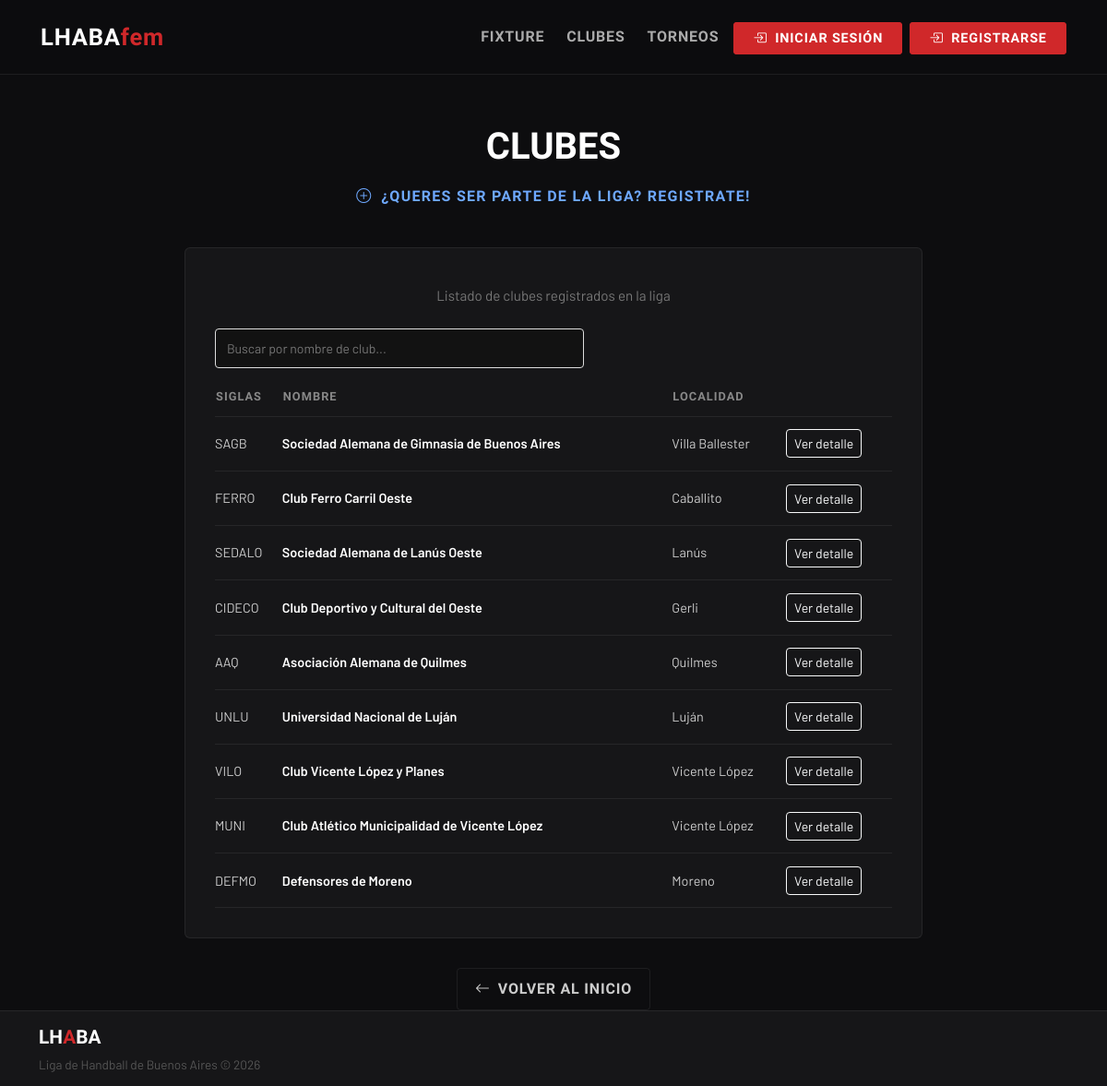
The app's page /clubes, older data.
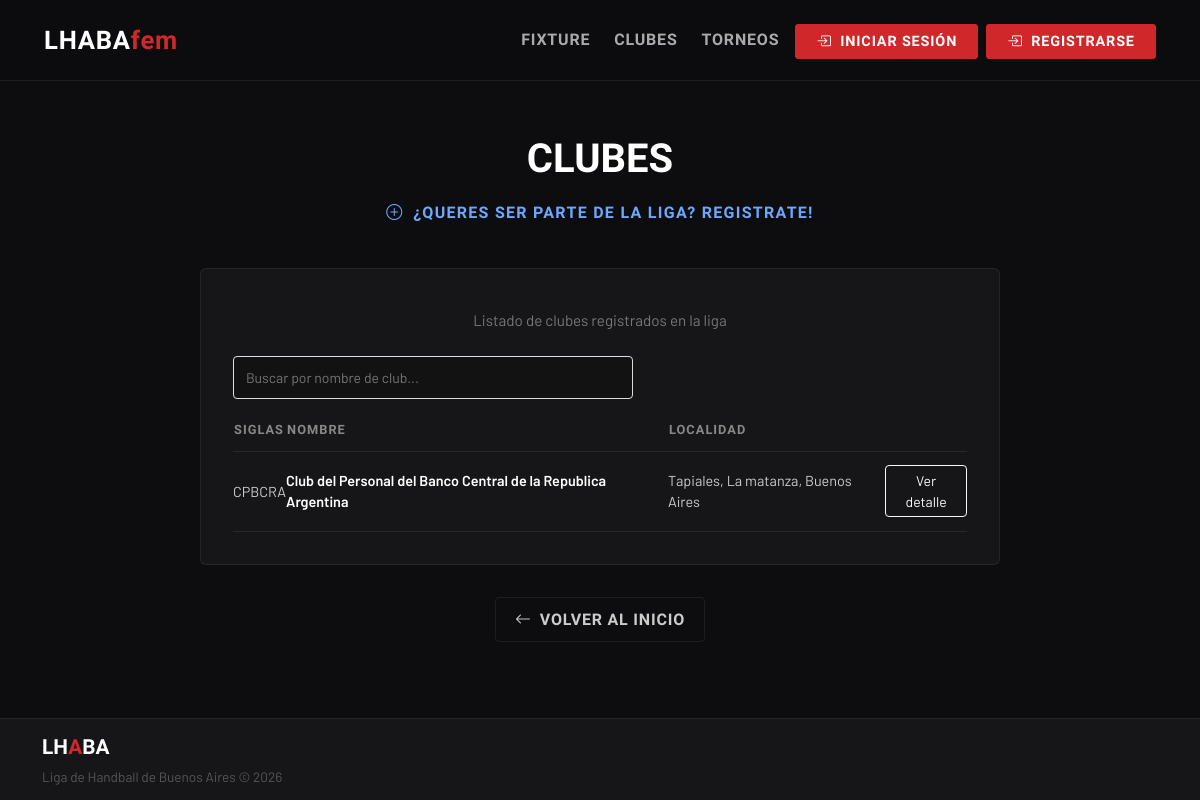
The same page, newer data.
### clubes/models.py (models this page shows, shortened)
class ClubesRegistrados(models.Model):
    id = models.AutoField(primary_key=True)
    nombre_siglas = models.CharField(unique=True)
    nombre_completo = models.CharField()
    nombre_corto = models.CharField(max_length=30,null=True)
    localidad = models.CharField()
    email = models.EmailField()
    fecha_ingreso = models.DateField(auto_now_add=True)
    coordinador_deportivo = models.OneToOneField(
        "accounts.Profile",
        on_delete=models.CASCADE,
        null=False,
        blank=False,
        related_name="club"
    )

### clubes/views.py (the view)
# urls.py: path("clubes",clubes_list,name="clubes_list"),
def clubes_list(request):
    nombre = request.GET.get("search")
    clubes_query = ClubesRegistrados.objects.all()
    if nombre is not None:
        clubes_query = ClubesRegistrados.objects.filter(
            nombre_completo__icontains=nombre
        )
    contexto = {
        "clubes_list" : list(clubes_query)
    }
    return render(request, "clubes/clubes_list.html", contexto)

### clubes/templates/clubes/clubes_list.html (shortened to what this page needs)
{% extends 'index.html' %}
{% block princ_content %}
  <div class="container-xl">
    <div class="page-header">
      <div class="page-title">Clubes</div>
        {% if not user.is_authenticated %}
        <a href="{% url 'register' %}" class="btn-cta btn-cta-danger">
          <i class="bi bi-plus-circle"></i> ¿Queres ser parte de la liga? Registrate!
        </a>
        {% endif %}
    </div>
    <div class="table-card">
    <div class="text-center mb-4">
      <div class="page-subtitle">Listado de clubes registrados en la liga</div>
    </div>
    <div class="search-container" style="display: flex; gap: 10px; margin-bottom: 20px; max-width: 400px;">
      <form method="GET" style="display: flex; gap: 10px; width: 100%;">
        <input
          type="text"
          name="search"
          placeholder="Buscar por nombre de club..."
          value="{{ request.GET.search }}"
          class="search-input"
          style="flex: 1; padding: 10px 12px; border: 1px solid #ddd; border-radius: 4px; font-size: 14px;"
        >
      </form>
    </div>
      <table>
        <thead>
          <tr>
            <th>Siglas</th>
            <th>Nombre</th>
            <th>Localidad</th>
            <th></th>
          </tr>
        </thead>
        <tbody>
          {% for club in clubes_list %}
          <tr>
            <td>{{ club.nombre_siglas }}</td>
            <td class="club-name">{{ club.nombre_completo }}</td>
            <td>{{ club.localidad }}</td>
            <td>
              <a href="{% url 'club_detalle' club.nombre_siglas %}" class="btn btn-sm btn-outline-light">
                Ver detalle
              </a>
            </td>
          </tr>
          {% empty %}
          <tr>
            <td colspan="7">No hay clubes registrados.</td>
          </tr>
          {% endfor %}
        </tbody>
      </table>
    </div>
    <div class="text-center">
      <a href="{% url 'home' %}" class="back-btn">
        <i class="bi bi-arrow-left"></i> Volver al inicio
      </a>
    </div>
  </div>
{% endblock %}

### templates/index.html (shortened to what this page needs)
{% load static %}
<!DOCTYPE html>
<html lang="es" data-bs-theme="dark">
<head>
  <link href="https://cdn.jsdelivr.net/npm/bootstrap@5.3.3/dist/css/bootstrap.min.css" rel="stylesheet"/>
  <link href="https://cdn.jsdelivr.net/npm/bootstrap-icons@1.11.3/font/bootstrap-icons.min.css" rel="stylesheet"/>
</head>
<body>
  <nav class="navbar navbar-expand-lg sticky-top">
    <div class="container-xl">
      <a class="navbar-brand" href="{% url 'home' %}">LHABA<span>fem</span></a>
      <div class="collapse navbar-collapse" id="navMenu">
        <ul class="navbar-nav ms-auto align-items-center gap-2">
          <li class="nav-item">
            <a class="nav-link" href="#">Fixture</a>
          </li>
          <li class="nav-item">
            <a class="nav-link" href="{% url 'clubes_list' %}">Clubes</a>
          </li>
          <li class="nav-item">
            <a class="nav-link" href="#">Torneos</a>
          </li>
          {% if user.is_authenticated %}
            <li class="nav-item">
              <a href="{% url 'profile_detail' %}" class="btn-login">
                <i class="bi bi-person-fill"></i> Mi Perfil
              </a>
            </li>
            <li class="nav-item">
              <form action="{% url 'logout' %}" method="POST" class="">
                {% csrf_token %}
                <button type="submit" class="btn-login nav-btn-reset">
                  <i class="bi bi-box-arrow-in-right me-1"></i>
                  Cerrar sesión
                </button>
              </form>
            </li>
          {% else %}
            <li class="nav-item">
              <a href="{% url 'login' %}" class="btn-login">
                <i class="bi bi-box-arrow-in-right me-1"></i> Iniciar sesión
              </a>
            </li>
            <li class="nav-item">
              <a href="{% url 'register' %}" class="btn-login">
                <i class="bi bi-box-arrow-in-right me-1"></i> Registrarse
              </a>
            </li>
          {% endif %}
        </ul>
      </div>
    </div>
  </nav>
  <main>
  {% block princ_content %}{% endblock %}
  </main>
  <footer>
    <div class="container-xl">
      <div class="d-flex flex-column flex-md-row justify-content-between align-items-center gap-3">
        <div>
          <div class="footer-brand">LH<span>A</span>BA</div>
          <div class="footer-text">Liga de Handball de Buenos Aires &copy; {% now "Y" %}</div>
        </div>
      </div>
    </div>
  </footer>
</body>
</html>

### templates/index.html (style rules this page uses)
:root { --lhaba-red: #D0282A; --lhaba-red-dark: #A01E20; --lhaba-gold: #E8A020; --bg-dark: #0D0D0F; --bg-card: #161618; --bg-card-hover: #1E1E22; --border-subtle: rgba(255,255,255,0.07); }
* { box-sizing: border-box; }
body { background-color: var(--bg-dark); font-family: 'Barlow', sans-serif; color: #E0E0E0; min-height: 100vh; overflow-x: hidden; display: flex; flex-direction: column; }
html, body { height: 100%; }
main { flex: 1; }
.navbar { background-color: rgba(13,13,15,0.95) !important; backdrop-filter: blur(12px); border-bottom: 1px solid var(--border-subtle); padding: 1rem 2rem; }
.navbar-brand { font-family: 'Barlow Condensed', sans-serif; font-weight: 800; font-size: 1.6rem; letter-spacing: 0.03em; color: #fff !important; }
.navbar-brand span { color: var(--lhaba-red); }
.nav-link { font-family: 'Barlow Condensed', sans-serif; font-weight: 600; font-size: 1rem; letter-spacing: 0.05em; text-transform: uppercase; color: #aaa !important; transition: color 0.2s; }
.btn-cta { font-family: 'Barlow Condensed', sans-serif; font-weight: 700; font-size: 1rem; letter-spacing: 0.08em; text-transform: uppercase; padding: 0.7rem 1.6rem; border-radius: 4px; display: inline-flex; align-items: center; gap: 0.6rem; transition: all 0.2s ease; text-decoration: none; min-width: 170px; justify-content: center; }
footer { background-color: var(--bg-card); border-top: 1px solid var(--border-subtle); padding: 0.8rem 0; }
.footer-brand { font-family: 'Barlow Condensed', sans-serif; font-weight: 800; font-size: 1.3rem; color: #fff; }
.footer-brand span { color: var(--lhaba-red); }
.footer-text { color: #555; font-size: 0.85rem; margin-top: 0.25rem; }
.page-header { padding: 3rem 0 2rem; text-align: center; }
.page-title { font-family: 'Barlow Condensed', sans-serif; font-weight: 800; font-size: 2.8rem; text-transform: uppercase; color: #fff; }
.page-subtitle { color: #777; margin-top: 0.5rem; font-size: 0.95rem; }
.table-card { background-color: var(--bg-card); border: 1px solid var(--border-subtle); border-radius: 6px; padding: 2rem; }
table { width: 100%; border-collapse: collapse; }
thead { border-bottom: 1px solid var(--border-subtle); }
thead th { font-family: 'Barlow Condensed', sans-serif; font-weight: 600; font-size: 0.8rem; letter-spacing: 0.08em; text-transform: uppercase; color: #888; padding-bottom: 0.75rem; }
tbody tr { border-bottom: 1px solid var(--border-subtle); transition: background 0.2s; }
tbody td { padding: 0.85rem 0; font-size: 0.9rem; color: #ccc; }
.club-name { font-weight: 600; color: #fff; }
.back-btn { margin-top: 2rem; display: inline-flex; align-items: center; gap: 0.5rem; font-family: 'Barlow Condensed', sans-serif; font-weight: 600; letter-spacing: 0.05em; text-transform: uppercase; color: #ccc; text-decoration: none; border: 1px solid var(--border-subtle); padding: 0.6rem 1.2rem; border-radius: 4px; transition: all 0.2s; }
.table-card { background-color: var(--bg-card); border: 1px solid var(--border-subtle); border-radius: 6px; padding: 2rem; max-width: 800px; margin: 0 auto; }
.page-title { font-family: 'Barlow Condensed', sans-serif; font-weight: 800; font-size: 2.5rem; text-transform: uppercase; color: #fff; }
.back-btn { margin-top: 2rem; display: inline-flex; align-items: center; gap: 0.5rem; font-family: 'Barlow Condensed', sans-serif; font-weight: 600; text-transform: uppercase; color: #ccc; text-decoration: none; border: 1px solid var(--border-subtle); padding: 0.6rem 1.2rem; border-radius: 4px; transition: all 0.2s; }
.container-xl { position: relative; z-index: 1; }
.btn-login { font-family: 'Barlow Condensed', sans-serif; font-weight: 700; font-size: 0.9rem; letter-spacing: 0.06em; text-transform: uppercase; padding: 0.45rem 1.2rem; border-radius: 4px; background-color: var(--lhaba-red); color: #fff; border: 2px solid var(--lhaba-red); text-decoration: none; }

Row changes from the older to the newer data that the page shows:
removed ClubesRegistrados: nombre_siglas "SAGB", nombre_completo "Sociedad Alemana de Gimnasia de Buenos Aires", localidad "Villa Ballester"
removed ClubesRegistrados: nombre_siglas "FERRO", nombre_completo "Club Ferro Carril Oeste", localidad "Caballito"
removed ClubesRegistrados: nombre_siglas "SEDALO", nombre_completo "Sociedad Alemana de Lanús Oeste", localidad "Lanús"
removed ClubesRegistrados: nombre_siglas "CIDECO", nombre_completo "Club Deportivo y Cultural del Oeste", localidad "Gerli"
removed ClubesRegistrados: nombre_siglas "AAQ", nombre_completo "Asociación Alemana de Quilmes", localidad "Quilmes"
removed ClubesRegistrados: nombre_siglas "UNLU", nombre_completo "Universidad Nacional de Luján", localidad "Luján"
removed ClubesRegistrados: nombre_siglas "VILO", nombre_completo "Club Vicente López y Planes", localidad "Vicente López"
removed ClubesRegistrados: nombre_siglas "MUNI", nombre_completo "Club Atlético Municipalidad de Vicente López", localidad "Vicente López"
removed ClubesRegistrados: nombre_siglas "DEFMO", nombre_completo "Defensores de Moreno", localidad "Moreno"
added ClubesRegistrados: nombre_siglas "CPBCRA", nombre_completo "Club del Personal del Banco Central de la Republica Argentina", localidad "Tapiales, La matanza, Buenos Aires"
